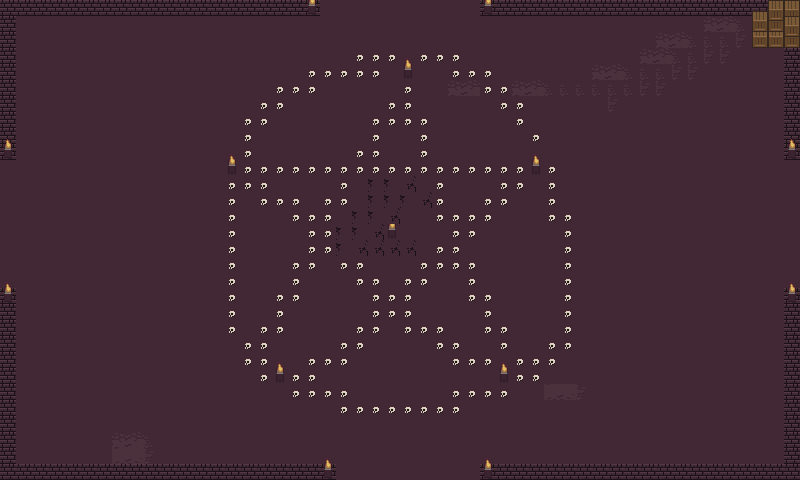

This game map was drawn from its Tiled (.tmx) file and the tilesets committed beside it. A one-line description and the trimmed map source follow:
An orthogonal 50x30 tile map with 16x16 px tiles, 2 tile layers (Background, Foreground) and 10 objects (DownDoor, UpDoor, RightDoor, LeftDoor).

<map version="1.2" tiledversion="1.3.3" orientation="orthogonal" renderorder="right-down" width="50" height="30" tilewidth="16" tileheight="16" infinite="0" nextlayerid="11" nextobjectid="25">
 <tileset firstgid="1" source="tilesets/0x72_16x16DungeonTileset.v1.tsx" />
 <layer id="1" name="Background" width="50" height="30">
  <data>[1500 cells, 1500 non-empty, 2 distinct tile ids]</data>
 </layer>
 <layer id="3" name="Foreground" width="50" height="30">
  <data>[1500 cells, 282 non-empty, 15 distinct tile ids]</data>
 </layer>
 <objectgroup id="10" name="EnemySpawns" visible="0">
  <object id="18" x="400.667" y="62.6667" width="13.3333" height="15.3333" />
  <object id="19" x="526" y="158.667" width="16" height="16" />
  <object id="20" x="498.667" y="366.667" width="15.3333" height="16.6667" />
  <object id="21" x="272.667" y="368" width="15.3333" height="14" />
  <object id="22" x="225.333" y="160.667" width="13.3333" height="13.3333" />
  <object id="23" x="385.333" y="222.667" width="10.6667" height="14" />
 </objectgroup>
 <objectgroup id="7" name="Doors" visible="0">
  <object id="8" name="DownDoor" x="337.333" y="464.833" width="143" height="14.5" />
  <object id="10" name="UpDoor" x="320.5" y="1.5" width="159.5" height="13.5" />
  <object id="11" name="RightDoor" x="785.333" y="160.667" width="14" height="125.333" />
  <object id="12" name="LeftDoor" x="0.5" y="144" width="15.5" height="143.5" />
 </objectgroup>
</map>
